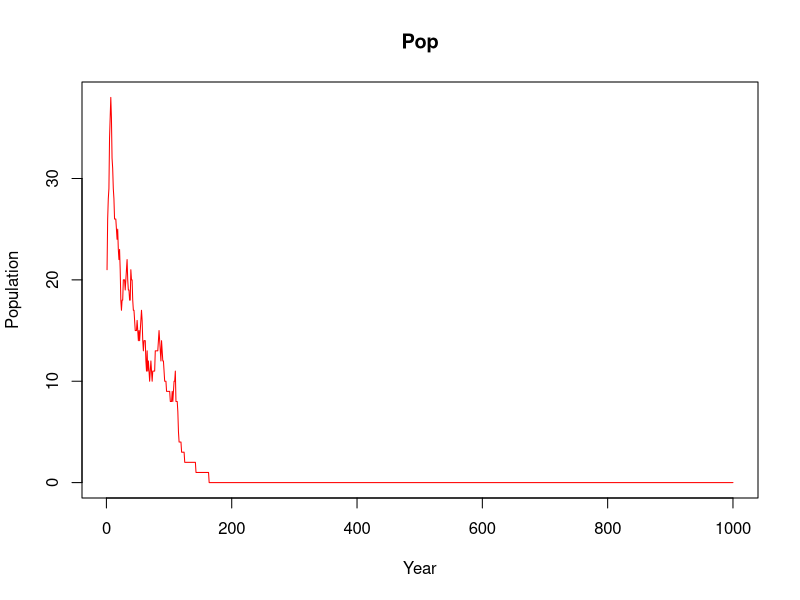

Source code (R):
## ---- chunk 1
library(DiagrammeR)

grViz("
digraph record_formation {

graph [layout = dot, ## Set title and layout
       label = 'Record formation process',
       labelloc = 't'
       fontname = Helvetica,
       fontsize = 30]

# node definitions with substituted label text
node [fontname = Helvetica, ## General node definition
      style = filled,
      color = MistyRose]
      
## Per node definition
a [label = '@@1',
   fillcolor = Orangered,
   fixedsize = shape,
   width = 3,
   height = 0.8,
   fontsize = 20]
b [label = '@@2']
c [label = '@@3',
   fillcolor = orange,
   fixedsize = shape,
   width = 4.5,
   height = 1,
   fontsize = 30]
d [label = '@@4',
   fillcolor = Orangered]
e [label = '@@5']
f [label = '@@6']
g [label = '@@7',
   fillcolor = Orangered,
   fixedsize = shape,
   width = 3,
   height = 0.8,
   fontsize = 20]
h [label = '@@8',
   fillcolor = Orangered]
i [label = '@@9']

## General edge definition
edge [color = grey,
       arrowhead = vee,
       arrowtail = vee]

## Specific edges
a -> {b c h}
b -> {c}
d -> {a b i} 
e -> {a b c h} 
f -> {a b c e h} 
g -> {a b c e f h} 
h -> {c} 
i -> {c} 
#c -> {b} [dir = both, label = 'per sqm']

}

## Label definition
[1]: 'Population'
[2]: 'Area'
[3]: 'Waste produced/sqrm'
[4]: 'Site type'
[5]: 'Site functionality'
[6]: 'Mobility pattern'
[7]: 'Economy type'
[8]: 'Anthropogenic deposition rates'
[9]: 'Other deposition rates'
")


## ---- chunk 2
# W <- [0,propK]
# Et <- factor('hg','f')
# Pop <- [0,K]
# St <- factor('c','rs','oa')
# Adr <- c()
# Mb <- factor('r','l','s')
# Sf <- factor('h','l','p','b','f')
# A <- c() [0,5000]
# Odr <- c()

## ---- chunk 3
## Function 1. Simulation of death process
#' @param pd: The probability matrix for mortality by age
death <- function(x,pd){
  age <- as.numeric(x[1])
  return(rbinom(1,1,prob = pd[pd$Age==age,2]))
}

## Function 2. Simluation of carrying capacity limitation
## If the population exceeds the carrying capacity, it eliminates oversize
## with 0.8 probability per person exceeding.
#' @param x: Data frame or matrix. Population (number of people)
#' @param k: Integer. Carrying capacity

K_lim <- function(x,k){
  p <- nrow(x)
  if (p>k){
    o <- rbinom(p-k,1,0.8)
    o <- sum(o[o==1])
    o[o==0] <- 1 ## Avoids problem eliminating all the df if remove == 0
    x <- x[-sample(1:nrow(x),o,replace = FALSE),]
  }
  return(x)
}
## ---- chunk 4
ts <- 1000 # Time span
Gs_init <- 20 # Initial population
Gs_init <- data.frame("Age" = sample(10:30,Gs_init,10:30, replace = TRUE),
                      "Sex" = sample(c("M","F"), Gs_init, prob = c(0.5,0.5), replace = TRUE))

## K is determined by the site type and economy

## K <- 4-6 For rock-shelters
## K <- 15 small cave
## K <- 40 medium cave
K <- 70 ## large cave
## K <- 100 open-air (meso) depending on resources
## K <- 200 open-air (neo)

## Economy type. It can be HG or F
#ec <- "HG"

## Probability matrix for mortality
prob_d <- data.frame("Age" = c(0:99),
                     "P_d" = c(rep(0.13,2),
                               rep(0.08,8),
                               rep(0.01,25),
                               rep(0.1,15),
                               rep(0.15,10),
                               rep(0.25,5),
                               rep(0.99,35)))

## ---- chunk 5
Pop <- Gs_init ## Population (Age and Sex)
p_y <- rep(NA,ts) ## Number of people per year
camp_size <- rep(NA,ts) ## Size of camp. Depends on people and type of camp

for (i in 1:ts){
  #Are born
  ## Female fertile population
  W <- Pop[Pop$Sex=="F",]
  W_fert <- W[W$Age>10 & W$Age<30,]
  
  ## Male fertile population
  M <- Pop[Pop$Sex=="M",]
  M_fert <- M[M$Age>15 & M$Age<40,]

  ## Probability of having descendance per woman
  # Penalisation in case there are too few men
  pen <- round(nrow(M_fert)*2/nrow(W_fert),2) ## Assumes one man can have two women
  pen[pen>1] <- 1
  
  ## 0.3 is drawn from ethnographic literature (each !Kung woman waits 3 years to have another son)
  P_o <- 0.3*pen

  Offspring <- sum(rbinom(nrow(W_fert),1,P_o))
  New_pop <- data.frame("Age" = rep(0,Offspring),
                        "Sex" = sample(c("M","F"),Offspring,prob=c(0.5,0.5),replace = TRUE))
  Pop <- rbind(Pop,New_pop)
  
  ## Die
  vec_d <- apply(Pop,1,death,prob_d)
  Pop <- Pop[vec_d==0,]
  
  ## Apply carrying capacty restrictions
  Pop <- K_lim(Pop, K)
  
  ## One year passes
  Pop$Age <- Pop$Age+1
  p_y[i] <- nrow(Pop)
}

plot(p_y, type = "l", col = "red",
     xlab = "Year", ylab = "Population",
     main = "Pop")
